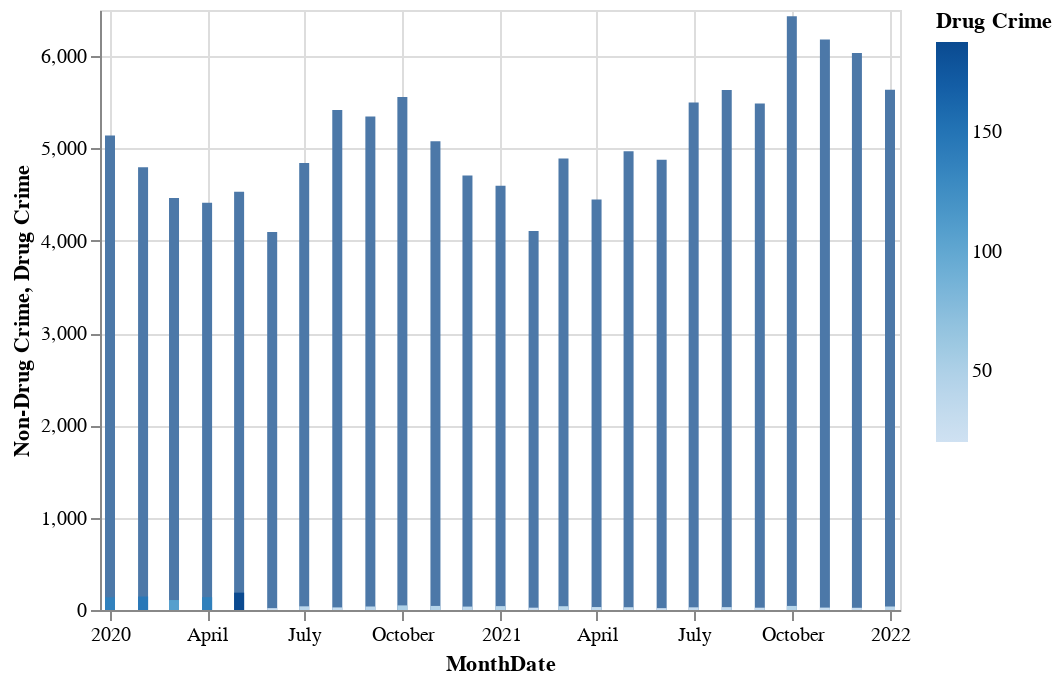

This figure's notebook cell:
### Code cell
nondrug_bar + drug_bar

### Figure 1 — Vega-Lite specification as saved in the notebook (floating-point values rounded to 4 significant figures)
{"config": {"view": {"continuousWidth": 400, "continuousHeight": 300}}, "layer": [{"mark": "bar", "encoding": {"x": {"field": "MonthDate", "type": "temporal"}, "y": {"field": "Non-Drug Crime", "type": "quantitative"}}}, {"mark": "bar", "encoding": {"color": {"field": "Drug Crime", "type": "quantitative"}, "x": {"field": "MonthDate", "type": "temporal"}, "y": {"field": "Drug Crime", "type": "quantitative"}}}], "data": {"name": "data-6ab8dc6fc2da462f96065d674262ea1b"}, "$schema": "https://vega.github.io/schema/vega-lite/v4.17.0.json", "datasets": {"data-6ab8dc6fc2da462f96065d674262ea1b": [{"index": 0, "MonthYear": "January, 2020", "Total Crime": 5278, "MonthDate": "2020-01-01T00:00:00", "Drug Crime": 138, "Non-Drug Crime": 5140, "Percentage of Drug Related Crime (%)": 2.615}, {"index": 1, "MonthYear": "February, 2020", "Total Crime": 4942, "MonthDate": "2020-02-01T00:00:00", "Drug Crime": 146, "Non-Drug Crime": 4796, "Percentage of Drug Related Crime (%)": 2.954}, {"index": 2, "MonthYear": "March, 2020", "Total Crime": 4570, "MonthDate": "2020-03-01T00:00:00", "Drug Crime": 108, "Non-Drug Crime": 4462, "Percentage of Drug Related Crime (%)": 2.363}, {"index": 3, "MonthYear": "April, 2020", "Total Crime": 4552, "MonthDate": "2020-04-01T00:00:00", "Drug Crime": 139, "Non-Drug Crime": 4413, "Percentage of Drug Related Crime (%)": 3.054}, {"index": 4, "MonthYear": "May, 2020", "Total Crime": 4719, "MonthDate": "2020-05-01T00:00:00", "Drug Crime": 188, "Non-Drug Crime": 4531, "Percentage of Drug Related Crime (%)": 3.984}, {"index": 5, "MonthYear": "June, 2020", "Total Crime": 4115, "MonthDate": "2020-06-01T00:00:00", "Drug Crime": 20, "Non-Drug Crime": 4095, "Percentage of Drug Related Crime (%)": 0.486}, {"index": 6, "MonthYear": "July, 2020", "Total Crime": 4882, "MonthDate": "2020-07-01T00:00:00", "Drug Crime": 40, "Non-Drug Crime": 4842, "Percentage of Drug Related Crime (%)": 0.8193}, {"index": 7, "MonthYear": "August, 2020", "Total Crime": 5445, "MonthDate": "2020-08-01T00:00:00", "Drug Crime": 28, "Non-Drug Crime": 5417, "Percentage of Drug Related Crime (%)": 0.5142}, {"index": 8, "MonthYear": "September, 2020", "Total Crime": 5385, "MonthDate": "2020-09-01T00:00:00", "Drug Crime": 38, "Non-Drug Crime": 5347, "Percentage of Drug Related Crime (%)": 0.7057}, {"index": 9, "MonthYear": "October, 2020", "Total Crime": 5607, "MonthDate": "2020-10-01T00:00:00", "Drug Crime": 50, "Non-Drug Crime": 5557, "Percentage of Drug Related Crime (%)": 0.8917}, {"index": 10, "MonthYear": "November, 2020", "Total Crime": 5123, "MonthDate": "2020-11-01T00:00:00", "Drug Crime": 44, "Non-Drug Crime": 5079, "Percentage of Drug Related Crime (%)": 0.8589}, {"index": 11, "MonthYear": "December, 2020", "Total Crime": 4743, "MonthDate": "2020-12-01T00:00:00", "Drug Crime": 37, "Non-Drug Crime": 4706, "Percentage of Drug Related Crime (%)": 0.7801}, {"index": 12, "MonthYear": "January, 2021", "Total Crime": 4638, "MonthDate": "2021-01-01T00:00:00", "Drug Crime": 42, "Non-Drug Crime": 4596, "Percentage of Drug Related Crime (%)": 0.9056}, {"index": 0, "MonthYear": "February, 2021", "Total Crime": 4132, "MonthDate": "2021-02-01T00:00:00", "Drug Crime": 25, "Non-Drug Crime": 4107, "Percentage of Drug Related Crime (%)": 0.605}, {"index": 1, "MonthYear": "March, 2021", "Total Crime": 4933, "MonthDate": "2021-03-01T00:00:00", "Drug Crime": 41, "Non-Drug Crime": 4892, "Percentage of Drug Related Crime (%)": 0.8311}, {"index": 2, "MonthYear": "April, 2021", "Total Crime": 4478, "MonthDate": "2021-04-01T00:00:00", "Drug Crime": 32, "Non-Drug Crime": 4446, "Percentage of Drug Related Crime (%)": 0.7146}, {"index": 3, "MonthYear": "May, 2021", "Total Crime": 5000, "MonthDate": "2021-05-01T00:00:00", "Drug Crime": 30, "Non-Drug Crime": 4970, "Percentage of Drug Related Crime (%)": 0.6}, {"index": 4, "MonthYear": "June, 2021", "Total Crime": 4899, "MonthDate": "2021-06-01T00:00:00", "Drug Crime": 20, "Non-Drug Crime": 4879, "Percentage of Drug Related Crime (%)": 0.4082}, {"index": 5, "MonthYear": "July, 2021", "Total Crime": 5527, "MonthDate": "2021-07-01T00:00:00", "Drug Crime": 29, "Non-Drug Crime": 5498, "Percentage of Drug Related Crime (%)": 0.5247}, {"index": 6, "MonthYear": "August, 2021", "Total Crime": 5665, "MonthDate": "2021-08-01T00:00:00", "Drug Crime": 31, "Non-Drug Crime": 5634, "Percentage of Drug Related Crime (%)": 0.5472}, {"index": 7, "MonthYear": "September, 2021", "Total Crime": 5513, "MonthDate": "2021-09-01T00:00:00", "Drug Crime": 25, "Non-Drug Crime": 5488, "Percentage of Drug Related Crime (%)": 0.4535}, {"index": 8, "MonthYear": "October, 2021", "Total Crime": 6477, "MonthDate": "2021-10-01T00:00:00", "Drug Crime": 44, "Non-Drug Crime": 6433, "Percentage of Drug Related Crime (%)": 0.6793}, {"index": 9, "MonthYear": "November, 2021", "Total Crime": 6206, "MonthDate": "2021-11-01T00:00:00", "Drug Crime": 26, "Non-Drug Crime": 6180, "Percentage of Drug Related Crime (%)": 0.4189}, {"index": 10, "MonthYear": "December, 2021", "Total Crime": 6058, "MonthDate": "2021-12-01T00:00:00", "Drug Crime": 24, "Non-Drug Crime": 6034, "Percentage of Drug Related Crime (%)": 0.3962}, {"index": 11, "MonthYear": "January, 2022", "Total Crime": 5673, "MonthDate": "2022-01-01T00:00:00", "Drug Crime": 38, "Non-Drug Crime": 5635, "Percentage of Drug Related Crime (%)": 0.6698}]}}
